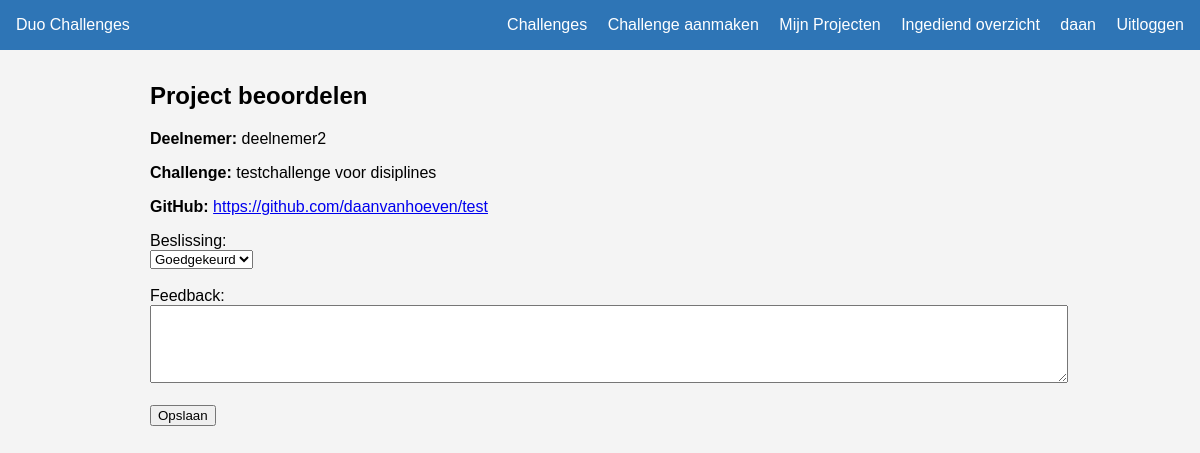
The page /project/6/beoordelen/ (signed in) on the database its author committed.
### challenges/models.py (models this page shows, shortened)
class Project(models.Model):
    challenge = models.ForeignKey(Challenge, on_delete=models.CASCADE)
    deelnemer = models.ForeignKey(
        User,
        on_delete=models.CASCADE,
        related_name='projecten'
    )
    partner = models.ForeignKey(
        User,
        on_delete=models.SET_NULL,
        null=True,
        blank=True,
        related_name='partner_projecten'
    )
    github_link = models.URLField()
    beschrijving = models.TextField(blank=True)
    status = models.CharField(
        max_length=20,
        choices=[
            ('bezig', 'Bezig'),
            ('ingediend', 'Ingediend'),
            ('goedgekeurd', 'Goedgekeurd'),
            ('afgekeurd', 'Afgekeurd'),
        ],
        default='bezig'
    )
    feedback = models.TextField(blank=True, null=True)
    ingediend_op = models.DateTimeField(null=True, blank=True)

class Challenge(models.Model):
    titel = models.CharField(max_length=200)
    omschrijving = models.TextField()
    discipline_een = models.ForeignKey(
        Discipline,
        on_delete=models.CASCADE,
        related_name='challenges_een'
    )
    discipline_twee = models.ForeignKey(
        Discipline,
        on_delete=models.CASCADE,
        related_name='challenges_twee'
    )
    aangemaakt_door = models.ForeignKey(
        User,
        on_delete=models.SET_NULL,
        null=True
    )
    aangemaakt_op = models.DateTimeField(auto_now_add=True)

### challenges/views.py (the view, shortened to what this page needs)
# urls.py: path('project/<int:project_id>/beoordelen/', views.beoordelen, name='beoordelen'),
@login_required(login_url='login')
def beoordelen(request, project_id):
    project = get_object_or_404(Project, id=project_id)
    try:
        profiel = Profiel.objects.get(user=request.user)
    except Profiel.DoesNotExist:
        return redirect('challenges_lijst')
    if profiel.rol != 'begeleider':
        return redirect('challenges_lijst')
    return render(request, 'beoordelen.html', {'project': project})

### challenges/templates/beoordelen.html (shortened to what this page needs)
{% extends 'base.html' %}
{% block content %}
    <h2>Project beoordelen</h2>
    <p><strong>Deelnemer:</strong> {{ project.deelnemer.username }}</p>
    <p><strong>Challenge:</strong> {{ project.challenge.titel }}</p>
    <p><strong>GitHub:</strong> <a href="{{ project.github_link }}" target="_blank">{{ project.github_link }}</a></p>
    <form method="post">
        <label>Beslissing:</label><br>
        <select name="beslissing">
            <option value="goedgekeurd">Goedgekeurd</option>
        </select><br><br>
        <label>Feedback:</label><br>
        <textarea name="feedback" rows="4" style="width: 100%; padding: 0.5rem;"></textarea><br><br>
        <button type="submit">Opslaan</button>
    </form>
{% endblock %}

### challenges/templates/base.html (shortened to what this page needs)
<!DOCTYPE html>
<html lang="nl">
<head>
</head>
<body>
    <nav>
    <span>Duo Challenges</span>
    {% if user.is_authenticated %}
        <div>
            <a href="{% url 'challenges_lijst' %}">Challenges</a>
            {% if request.user.profiel.rol == 'begeleider' %}
        <a href="{% url 'challenge_aanmaken' %}">Challenge aanmaken</a>
            {% endif %}
                   <a href="{% url 'mijn_projecten' %}">Mijn Projecten</a>
            {% if request.user.profiel.rol == 'begeleider' %}
                <a href="{% url 'overzicht_ingediend' %}">Ingediend overzicht</a>
            {% endif %}
            <a href="{% url 'profiel' %}">{{ user.username }}</a>
            <a href="{% url 'logout' %}">Uitloggen</a>
        </div>
    {% endif %}
</nav>
    <div class="container">
        {% block content %}{% endblock %}
    </div>
</body>
</html>

### challenges/templates/base.html (style rules this page uses)
body { font-family: Arial, sans-serif; margin: 0; background: #f4f4f4; }
nav { background: #2E75B6; padding: 1rem; color: white; display: flex; justify-content: space-between; }
nav a { color: white; text-decoration: none; margin-left: 1rem; }
.container { max-width: 900px; margin: 2rem auto; padding: 0 1rem; }

### rows shown on the page
Project: deelnemer.username "deelnemer2", challenge.titel "testchallenge voor disiplines", github_link "https://github.com/daanvanhoeven/test"

### other values the page prints
{{ user.username }} "daan"
